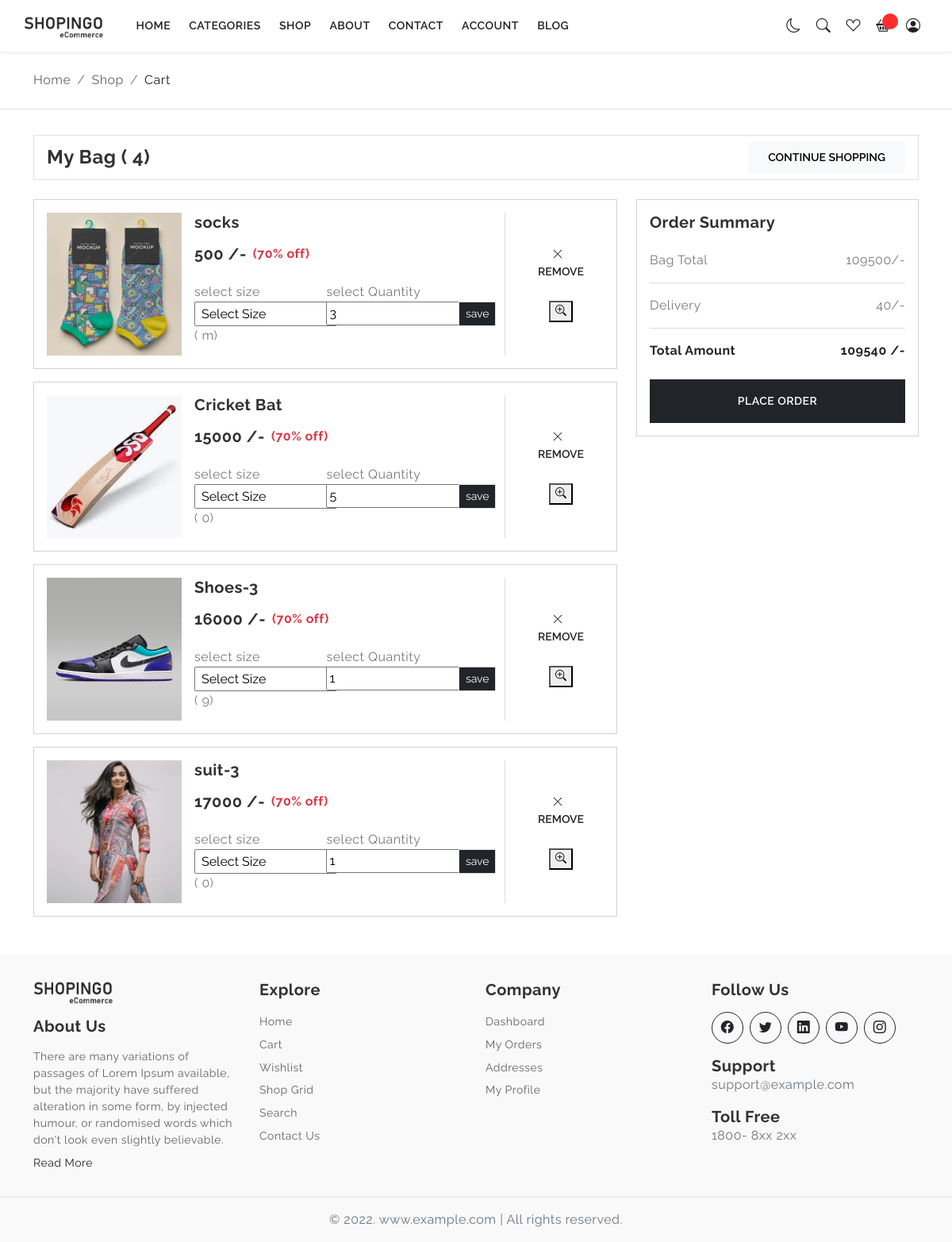
The app's page /src/view/cart.php (signed in) with its own data.
### tables this page shows
CREATE TABLE `products_table` (
  `id` int NOT NULL,
  `product_name` varchar(255) NOT NULL,
  `description` varchar(255) NOT NULL,
  `price` int NOT NULL,
  `stock` int NOT NULL,
  `product_size` varchar(255) DEFAULT NULL,
  `isFeatured` int NOT NULL DEFAULT '0',
  `isDeleted` int NOT NULL DEFAULT '0',
  `category_id` int NOT NULL,
  `featured_product_image` varchar(255) NOT NULL,
  `created_at` timestamp NOT NULL DEFAULT CURRENT_TIMESTAMP,
  `updated_at` timestamp NULL DEFAULT NULL,
  `deleted_at` timestamp NULL DEFAULT NULL,
  `restored_at` datetime DEFAULT NULL
);

CREATE TABLE `products_cart` (
  `id` int NOT NULL,
  `user_id` int NOT NULL,
  `product_id` int NOT NULL,
  `image_id` int NOT NULL DEFAULT '0',
  `product_price` int NOT NULL,
  `quantity` int DEFAULT '1',
  `delete_status` int NOT NULL DEFAULT '0',
  `size` varchar(255) DEFAULT '0',
  `selected_image` varchar(255) NOT NULL,
  `added_on` datetime NOT NULL DEFAULT CURRENT_TIMESTAMP
);

### src/controller/fetch_cart_data.php (called while the page is built, shortened)
<?php
include '../../config/connection.php';
$user_id = $_SESSION['user_id'];
$fetch_cart_query = "SELECT  products_table.* FROM `products_table` INNER JOIN `products_cart` ON products_table.id = products_cart.product_id
 INNER JOIN `users_table` ON users_table.id = products_cart.user_id  WHERE users_table.id = $user_id AND products_cart.delete_status = 0";
$execute = mysqli_query($conn, $fetch_cart_query);
$count = mysqli_num_rows($execute);
while ($row = mysqli_fetch_assoc($execute)) {
  $data_container[] = $row;
}
$fetch_data = "SELECT SUM(product_price * quantity) AS total_price, SUM(quantity) AS total_products FROM `products_cart` WHERE user_id = $user_id";
$execute = mysqli_query($conn, $fetch_data);
$result = mysqli_fetch_assoc($execute);
$total_price = $result['total_price'];
?>

### src/view/cart.php (the view, shortened to what this page needs)
<?php
if (isset($_SESSION['user_login'])) {
  include '../../includes/header.php';
  include_once '../../includes/nav.php';
  include '../../config/connection.php';
  include '../controller/fetch_cart_data.php';
  $user_id = $_SESSION['user_id'];
  ?>
  <div class="page-content">
    <div class="py-4 border-bottom">
      <div class="container">
        <nav aria-label="breadcrumb">
          <ol class="breadcrumb mb-0">
            <li class="breadcrumb-item"><a href="javascript:;">Home</a></li>
            <li class="breadcrumb-item"><a href="javascript:;">Shop</a></li>
            <li class="breadcrumb-item active" aria-current="page">Cart</li>
          </ol>
        </nav>
      </div>
    </div>
    <section class="section-padding">
      <div class="container">
        <div class="d-flex align-items-center px-3 py-2 border mb-4">
          <div class="text-start">
            <h4 class="mb-0 h4 fw-bold">My Bag (
              <?php echo $count ?>)
            </h4>
          </div>
          <div class="ms-auto">
            <a href="./index.php"><button type="button" class="btn btn-light btn-ecomm">Continue Shopping</button></a>
          </div>
        </div>
        <div class="row g-4">
          <div class="col-12 col-xl-8">
            <?php
            if (!(empty($data_container))) {
              foreach ($data_container as $data) {
                $product_id = $data['id'];
                $size_product = $data['product_size'];
                $product_size = explode(" ", $size_product);
                $query = "SELECT * FROM `products_cart` WHERE user_id = $user_id AND product_id = $product_id ";
                $execute_2 = mysqli_query($conn, $query);
                $data_container_2 = [];
                if ($execute_2) {
                  while ($row_2 = mysqli_fetch_assoc($execute_2)) {
                    $data_container_2[] = $row_2;
                  }
                  foreach ($data_container_2 as $data_2) {
                    $images_cart = $data_2['selected_image'];
                  }
                }
                ?>
                <div class="card rounded-0 mb-3">
                  <div class="card-body">
                    <div class="d-flex flex-column flex-lg-row gap-3">
                      <div class="product-img">
                        <a href="./product-details.php?product_id=<?php echo $product_id ?>">
                          <img
                            src='<?php echo "../../shopingo_admin2-rahul/assets/images/product_featured_images/$images_cart" ?>'
                            class="" height="180px" width="170px" alt=".">
                        </a>
                      </div>
                      <div class="product-info flex-grow-1">
                        <h5 class="fw-bold mb-0">
                          <?php echo $data['product_name']; ?>
                        </h5>
                        <div class="product-price d-flex align-items-center gap-2 mt-3">
                          <div class="h6 fw-bold">
                            <h5 class="fw-bold mb-0">
                              <?php echo $data['price']; ?> /-
                            </h5>
                          </div>
                          <div class="h6 fw-bold text-danger">(70% off)</div>
                        </div>
                        <div class="mt-3 hstack gap-2">
                          <form action="../controller/cart_handle.php" method="POST">
                            <div class="containe">
                              <div class="row text-left justify-content-left ">
                                <div class="col-md-5">
                                  <label for="">select size</label>
                                  <select style="width: 180px;" class="p-1" name="product_size" id="product_size">
                                    <option value="">Select Size</option>
                                  </select>
                                  <?php $query = "SELECT * FROM `products_cart` WHERE product_id = $product_id AND user_id = $user_id";
                                  $execute = mysqli_query($conn, $query);
                                  $data_container_cart = array();
                                  while ($row = mysqli_fetch_assoc($execute)) {
                                    $data_container_cart[] = $row;
                                  }
                                  foreach ($data_container_cart as $data_cart):
                                    $product_size = $data_cart['size'];
                                    $product_quantity = $data_cart['quantity'];
                                  endforeach;
                                  ?>
                                  <div class="container">
                                    <div class="row">
                                      (
                                      <?php echo $product_size ?>)
                                    </div>
                                  </div>
                                </div>
                                <div class="col-md-5">
                                  <label for="">select Quantity</label>
                                  <input style="width: 180px;" name="product_quantity" type="text"
                                    value="<?php echo $product_quantity; ?>" placeholder="enter quantity">
                                </div>
                                <div class="col-md-2">
                                  <button class="mt-4 btn btn-sm btn-dark border rounded-0"
                                    name="updatesize_quantity">save</button>
                                </div>
                              </div>
                            </div>
                          </form>
                        </div>
                      </div>
                      <div class="d-grid gap-2 align-self-start align-self-lg-center">
                        <form action="../controller/cart_handle.php" method="POST">
                          <button type="submit" name="remove_cart_btn" class="btn btn-ecomm"><i
                              class="bi bi-x-lg me-2"></i>Remove</button>
                        </form>
                        <a href="javascript:;" data-bs-toggle="modal" class="btn btn-ecomm"
                          data-bs-target="#QuickViewModal<?= $product_id ?>">
                          <button type="button"> <i class="bi bi-zoom-in"></i></button></a>
                      </div>
                    </div>
                  </div>
                </div>
                <?php
              }
              ?>
            </div>
            <div class="col-12 col-xl-4">
              <div class="card rounded-0 mb-3">
                <div class="card-body">
                  <h5 class="fw-bold mb-4">Order Summary</h5>
                  <div class="hstack align-items-center justify-content-between">
                    <p class="mb-0">Bag Total</p>
                    <p class="mb-0">
                      <?php echo $total_price; ?>/-
                    </p>
                  </div>
                  <hr>
                  <div class="hstack align-items-center justify-content-between">
                    <p class="mb-0">Delivery</p>
                    <?php $delivery_charges = 40; ?>
                    <p class="mb-0">
                      <?php
                      if ($total_price > 0 || $total_price <= 500) {
                        echo $delivery_charges;
                      } else {
                        echo 0;
                      } ?>/-
                    </p>
                  </div>
                  <hr>
                  <div class="hstack align-items-center justify-content-between fw-bold text-content">
                    <p class="mb-0">Total Amount</p>
                    <p class="mb-0">
                      <?php if ($total_price > 0) {
                        echo $total_price + $delivery_charges;
                      } else {
                        echo 0;
                      }
                      ?> /-
                    </p>
                  </div>
                  <div class="d-grid mt-4">
                    <a href="./address.php?user_id=<?php echo $user_id; ?>" class="btn btn-dark btn-ecomm py-3 px-5"> Place
                      Order</a>
                  </div>
                </div>
              </div>
            </div>
            <?php
            } else {
              echo '<h1 class="text-center mt-5" style="color: red; font-weight:bold ">Cart is empty</h1>';
            }
            ?>
        </div>
    </section>
  </div>
  <?php include '../../includes/footer.php' ?>
  </body>
  </html>
<?php } else {
  header("Location: ./login.php");
}
?>

### assets/css/style.css (style rules this page uses)
body { color: #797979; letter-spacing: 0.5px; background-color: #ffffff; font-family: 'Raleway', sans-serif; }
::placeholder { opacity: 0.5 !important; }
.h1, .h2, .h3, .h4, .h5, .h6, h1, h2, h3, h4, h5, h6 { color: #323232; }
.page-content { padding-top: 65px; }
.btn-ecomm { font-size: 14px; text-transform: uppercase; font-weight: 600; padding: 0.5rem 1.5rem; border-radius: 0; z-index: 6; }
.breadcrumb li a { color: #636363; }
.breadcrumb li.active { color: #222121; }
.section-padding { padding-top: 2rem !important; padding-bottom: 2rem !important; }
.text-content { color: #212529; }

### records on screen
products_table: products_cart.selected_image (picture), product_name "socks", price "500", products_cart.size "m", product_quantity "3"
products_table: products_cart.selected_image (picture), product_name "Cricket Bat", price "15000", products_cart.size "0", product_quantity "5"
products_table: products_cart.selected_image (picture), product_name "Shoes-3", price "16000", products_cart.size "9", product_quantity "1"
products_table: products_cart.selected_image (picture), product_name "suit-3", price "17000", products_cart.size "0", product_quantity "1"

### other values on screen
$count "4"
$total_price "109500"
$delivery_charges "40"
$total_price + $delivery_charges "109540"
